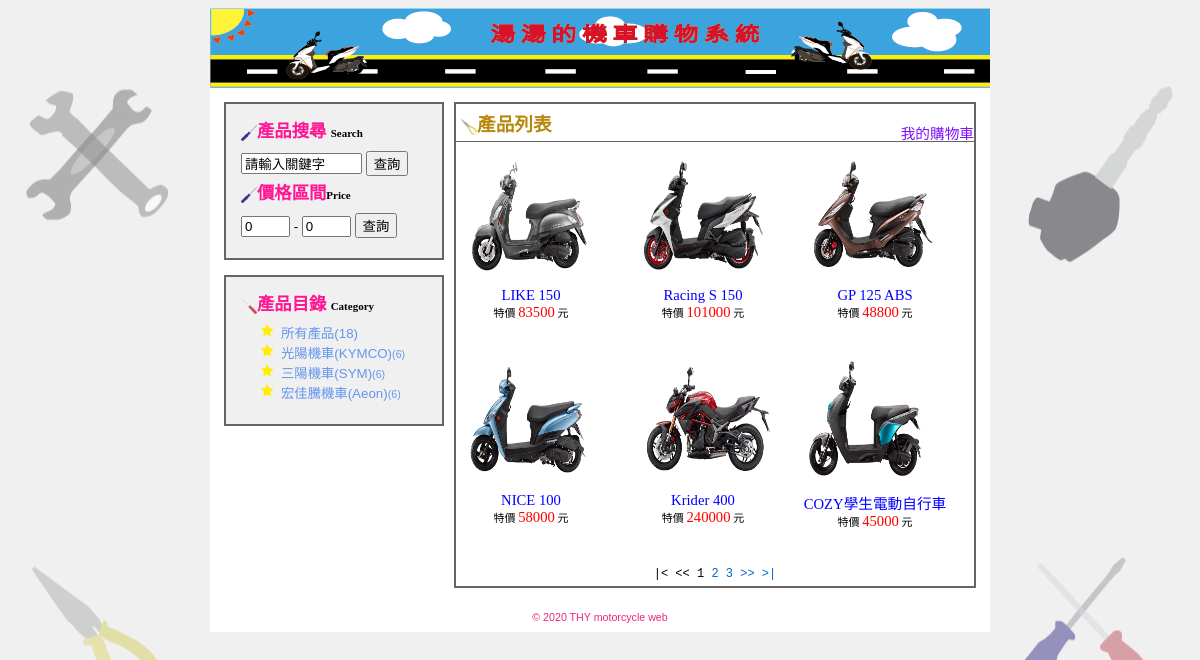
The page / on the database its author committed.
### tables this page shows
CREATE TABLE `category` (
  `categoryid` int(11) UNSIGNED NOT NULL,
  `categoryname` varchar(100) NOT NULL,
  `categorysort` int(11) UNSIGNED DEFAULT NULL
);

CREATE TABLE `product` (
  `productid` int(11) UNSIGNED NOT NULL,
  `categoryid` int(11) UNSIGNED NOT NULL,
  `productname` varchar(100) DEFAULT NULL,
  `productprice` int(11) UNSIGNED DEFAULT NULL,
  `productimages` varchar(100) DEFAULT NULL,
  `description` text DEFAULT NULL,
  `color` varchar(100) DEFAULT NULL
);

### index.php (the view, shortened to what this page needs)
<?php
	require_once("connMysql.php");
	$pageRow_records=6;
	$num_pages=1;
	$startRow_records=($num_pages-1)*$pageRow_records;
	if(isset($_GET["cid"]) && ($_GET["cid"]!="")){
		$query_RecProduct="SELECT * FROM product WHERE categoryid=? ORDER BY productid ASC";
		$stmt=$db_link->prepare($query_RecProduct);
		$stmt->bind_param("i",$_GET["cid"]);
	}else if(isset($_GET["keyword"]) && ($_GET["keyword"]!="")){
		$query_RecProduct="SELECT * FROM product WHERE productname LIKE ? OR description LIKE ? ORDER BY productid DESC";
		$stmt=$db_link->prepare($query_RecProduct);
		$keyword="%".$_GET["keyword"]."%";
		$stmt->bind_param("ss",$keyword,$keyword);
	}else if(isset($_GET["price1"]) && isset($_GET["price2"]) && ($_GET["price1"]<=$_GET["price2"])){
		$query_RecProduct="SELECT * FROM product WHERE productprice BETWEEN ? AND ? ORDER BY productid DESC";
		$stmt=$db_link->prepare($query_RecProduct);
		$stmt->bind_param("ii",$_GET["price1"],$_GET["price2"]);
	}else{
		$query_RecProduct="SELECT * FROM product ORDER BY productid ASC";
		$stmt=$db_link->prepare($query_RecProduct);
	}
	$stmt->execute();
	$all_RecProduct=$stmt->get_result();
	$total_records=$all_RecProduct->num_rows;
	$total_pages=ceil($total_records/$pageRow_records);
	$query_RecCategory = "SELECT category.categoryid, category.categoryname, category.categorysort, count(product.productid) as productNum FROM category LEFT JOIN product ON category.categoryid=product.categoryid GROUP BY category.categoryid, category.categoryname, category.categorysort ORDER BY category.categorysort ASC";
	$RecCategory = $db_link->query($query_RecCategory);
	$query_RecTotal="SELECT count(productid) as totalNum FROM product";
	$RecTotal=$db_link->query($query_RecTotal);
	$row_RecTotal=$RecTotal->fetch_assoc();
	function keepURL(){
		$keepURL="";
		return $keepURL;
	}
?>
<html>
<head>
<link href="mstyle.css" rel="stylesheet" type="text/css">
</head>
<body>
	<table width="780" border="0" align="center" cellpadding="4" cellspacing="0" bgcolor="#FFFFFF">
		<tr>
			<td height="80" align="center" background="images/logo.png" class="tdbline"></td>
		</tr>
		<tr>
			<td>
				<table width="100%" border="0" cellpadding="0" cellspacing="10">
					<tr valign="top">
						<td width="220">
							<div class="categorybox">
								<p class="heading"><img src="images/tool3.png" width="16" height="16" align="absmiddle">產品搜尋 <span class="smalltext">Search</span></p>
								<form name="form1" method="get" action="index.php">
									<p>
										<input name="keyword" type="text" id="keyword" value="請輸入關鍵字" size="12" onClick="this.value='';">
										<input type="submit" value="查詢">
									</p>
								</form>
								<p class="heading"><img src="images/tool3.png" width="16" height="16" align="absmiddle">價格區間<span class="smalltext">Price</span></p>
								<form action="index.php" method="get" name="form2" id="form2">
									<p>
										<input name="price1" type="text" id="price1" value="0" size="3">
										-
										<input name="price2" type="text" id="price2" value="0" size="3">
										<input type="submit" id="button2" value="查詢">
									</p>
								</form>
							</div>
							<div class="categorybox">
								<p class="heading"><img src="images/tool4.png" width="16" height="16" align="absmiddle">產品目錄 <span class="smalltext">Category</span></p>
								<ul>
									<li><a href="index.php">所有產品<span class="category">(<?php echo $row_RecTotal["totalNum"]; ?>)</span></a></li>
									<?php while($row_RecCategory=$RecCategory->fetch_assoc()){?>
									<li><a href="index.php?cid=<?php echo $row_RecCategory["categoryid"];?>"><?php echo $row_RecCategory["categoryname"];?><span class="categorycount">(<?php echo $row_RecCategory["productNum"];?>)</span></a></li>
									<?php } ?>
								</ul>
							</div>
						</td>
						<td class="tdline">
							<div class="subjectDiv"> <span class="heading"><img src="images/tool5.png" width="16" height="16" align="absmiddle"></span>產品列表</div>
							<div class="actionDiv"><a href="cart.php">我的購物車</a></div>
							<?php
								$query_limit_RecProduct=$query_RecProduct." LIMIT {$startRow_records},{$pageRow_records}";
								$stmt=$db_link->prepare($query_limit_RecProduct);
								$stmt->execute();
								$RecProduct=$stmt->get_result();
								while($row_RecProduct=$RecProduct->fetch_assoc()){
							?>
							<div class="albumDiv">
								<div class="picDiv">
									<a href="product.php?id=<?php echo $row_RecProduct["productid"];?>">
										<?php if($row_RecProduct["productimages"]==""){?>
											<img src="images/nopics.png" alt="暫無圖片" width="120" height="120" border="0">
										<?php }else{?>
											<img src="proimg/<?php echo $row_RecProduct["productimages"];?>" alt="<?php echo $row_RecProduct["productname"];?>" width="135" height="135" border="0">
										<?php }?>
									</a>
								</div>
								<div class="albuminfo">
									<a href="product.php?id=<?php echo $row_RecProduct["productid"];?>"><?php echo $row_RecProduct["productname"];?></a><br>
									<span class="smalltext">特價 </span><span class="redword"><?php echo $row_RecProduct["productprice"];?></span><span class="smalltext"> 元</span>
								</div>
							</div>
							<?php }?>
							<div class="navDiv">
								<?php if($num_pages>1){?>
									<a href="?page=1<?php echo keepURL();?>">|&lt;</a> <a href="?page=<?php $num_pages-1;?><?php echo keepURL();?>">&lt;&lt;</a>
								<?php }else{?>
									|&lt; &lt;&lt;
								<?php }?>
								<?php
									for($i=1;$i<=$total_pages;$i++){
										if($i==$num_pages){
											echo $i." ";
										}else{
											$urlstr=keepURL();
											echo "<a href=\"?page=$i$urlstr\">$i</a> ";
										}
									}
								?>
								<?php if($num_pages<$total_pages){?>
									<a href="?page=<?php echo $num_pages+1;?><?php echo keepURL();?>">&gt;&gt;</a> <a href="?page=<?php echo $total_pages;?><?php echo keepURL();?>">&gt;|</a>
								<?php }else{?>
									&gt;&gt; &gt;|
								<?php }?>
							</div>
						</td>
					</tr>
				</table>
			</td>
		</tr>
		<tr>
			<td height="30" align="center"  class="trademark">© 2020 THY motorcycle web</td>
		</tr>
	</table>
</body>
</html>

### mstyle.css (style rules this page uses)
body { background-color:#F0F0F0; background-image:url(images/background1.png); background-repeat:no-repeat; background-position:center; }
p,ol,ul { font-family:Verdana, Arial, Helvetica, sans-serif; font-size:10pt; line-height:150%; margin-top:0px; margin-bottom:5px; }
form { margin:0px; }
a { text-decoration:none; }
a:link { color:#0066CC; }
.heading { font-family:"微軟正黑體"; font-size:13pt; color:#ff1493; line-height:150%; font-weight:bold; }
.smalltext { font-size:11px; color:black; font-family:Georgia,"Times New Roman", Times, serif; vertical-align:baseline; }
.trademark { font-family:Verdana, Arial, Helvetica, sans-serif; font-size:8pt; color:#ED267B; }
.tdline { border:2px solid #656565; }
.actionDiv { float:right; margin-top:-30px; font-size:11pt; font-family:"微軟正黑體"; }
.actionDiv a { color:#7F14FA; }
.albumDiv { float:left; height:200px; width:150px; text-align:center; margin-right:22px; margin-bottom:5px; }
.albumDiv .albuminfo { font-family:"微軟正黑體"; font-size:11pt; }
.albumDiv a { color:blue; }
.navDiv { clear:both; text-align:center; font-family:"Courier New", Courier, monospace; font-size:9pt; padding:5px; }
.subjectDiv { font-family:"微軟正黑體"; font-size:14pt; font-weight:bold; color:#b8860b; padding:5px; clear:both; border-bottom-width:1px; border-bottom-style:solid; border-bottom-color:#666666; margin-bottom:10px; }
.redword { color:#FF0000; }
.categorybox { border:2px solid #656565; padding:15px; background-color:#F0F0F0; margin-bottom:15px; }
.categorybox ul { list-style-type:none; margin-left:-20px; }
.categorybox li { background-image:url(images/star.png); background-repeat:no-repeat; background-position:0 0 0 0; padding-left:20px; }
.categorybox li a { color:#6495ed; }
.categorycount { font-family:Verdana, Arial, Helvetica, sans-serif; font-size:8pt; }

### rows shown on the page
category: categoryname "光陽機車(KYMCO)", productNum "6"
category: categoryname "三陽機車(SYM)", productNum "6"
category: categoryname "宏佳騰機車(Aeon)", productNum "6"
product: productimages (picture), productname "LIKE 150", productprice "83500"
product: productimages (picture), productname "Racing S 150", productprice "101000"
product: productimages (picture), productname "GP 125 ABS", productprice "48800"
product: productimages (picture), productname "NICE 100", productprice "58000"
product: productimages (picture), productname "Krider 400", productprice "240000"
product: productimages (picture), productname "COZY學生電動自行車", productprice "45000"

### other values the page prints
$row_RecTotal["totalNum"] "18"
